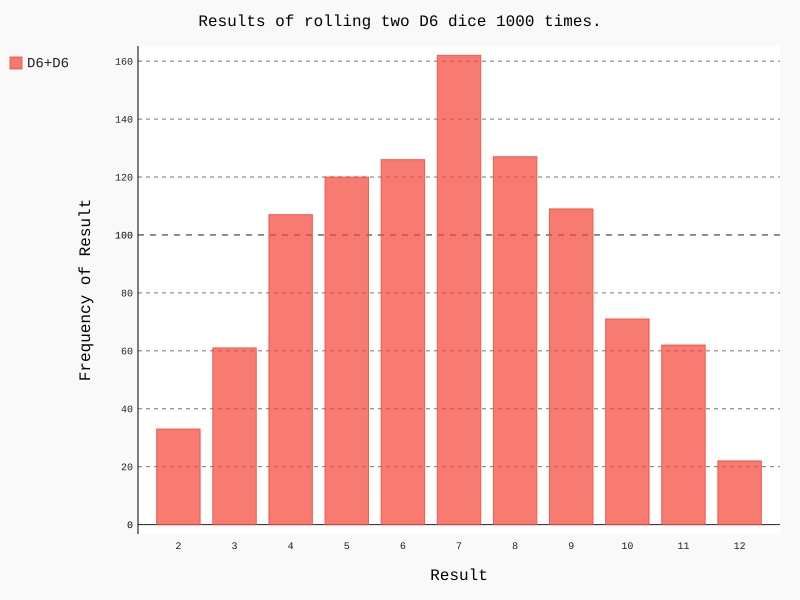

Write the Python code that produced this figure.
from die import Die
import pygal

die1=Die()
die2=Die()

results=[]
for roll_num in range(1000):
    result=die1.roll()+die2.roll()
    results.append(result)

frequencies=[]
max_result=die1.num_sides+die2.num_sides
for value in range(2,max_result+1):
    frequency =results.count(value)
    frequencies.append(frequency)

hist = pygal.Bar()

hist.title="Results of rolling two D6 dice 1000 times."
hist.x_labels=['2','3','4','5','6','7','8','9','10','11','12']
hist.x_title="Result"
hist.y_title="Frequency of Result"

hist.add('D6+D6',frequencies)
hist.render_to_file('die_visual.svg')
print(frequencies)
